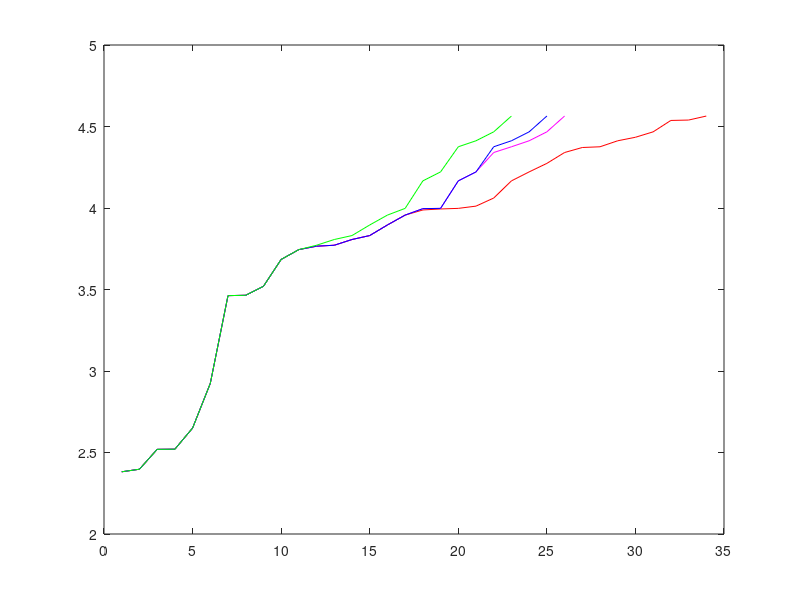

The MATLAB script that drew this image:
% e3d.m

E1 = [5.472165420912378,5.89673843845642,5.942419595627858,6.122469786078567,6.1452463623536975,6.153159337954719,6.26929224053188,6.286342826410929,6.3060500145396015,6.543051172873328,6.676905833453598,6.803409945739929,6.8389996882583075,6.918307050508485,6.950045891997793,6.98784599186518,6.989856039140608,6.992355757231447,6.995154820457655,7.0066108264404985,7.014228531734695,7.051310031640068,7.052629047078053,7.061914754582118,7.065019017133139,7.06768042026428,7.1038554502299744,7.106004406479319,7.120192429944426,7.131375346013605,7.134525417722118,7.140394853168747,7.172691647556028,7.193870386720022,7.2010105751611535,7.2892717772720514,7.329053168057759,7.353988002568272,7.364213391679671,7.414882394852006,7.447430013897891,7.453017489437596,7.51137652490059,7.524473452393892,7.543836261844858,7.568448260738734,7.574475873122028];

E2 = [2.5485262062466734,2.6822789259588573,3.044668357957198,3.1560728277311196,3.1797581334202163,3.1806957519276184,3.2119772055002334,3.216668155664512,3.228062780545109,3.2367990917370477,3.272278222827838,3.3151925824535717,3.334982673594367,3.355183204069002,3.380704061315502,3.3850029834151685,3.4073502768539963,3.4318102714162158,3.43637481375432,3.4422760800541887,3.455561036375199,3.462516866893521,3.4766741595529576,3.494627188377873,3.4969499504199373,3.5127421324026566,3.5186157314888535,3.529022512812556,3.5361629089027398,3.552867709574755,3.5735236594146143,3.5956034708287956,3.6408887177316367,3.6580405799981355,3.7050498875733795,3.736799638445344,3.7817847564033933,3.80186662263941,3.8215717293627436,3.8252432079568988,3.865558846531643,3.882842011921588,3.891997926752136,3.9172637548403055,3.983711928912688,4.055441320104423,4.069703696443232,4.077905105899075,4.088106196220352,4.155887795986767,4.157211944043261,4.161829833367393,4.177493740219079,4.275097930670716];

E3 = [2.414303268227437,2.802795384470353,3.089922434565129,3.2767679932046465,3.3294370907315507,3.364767766805623,3.401033146335699,3.4279864206406567,3.452138490654214,3.4596698959556194,3.4728881013548087,3.490231256515884,3.4942653801444217,3.4943332351351906,3.4975715043298954,3.5076944823092826,3.520547859890776,3.520960935880079,3.5261408759011004,3.5318127825649523,3.531817218118915,3.533411887998202,3.5368920522669183,3.5425620745867983,3.5476870820589066,3.571751218210978,3.577318657701883,3.5975428424711926,3.599626245900123,3.616323884025172,3.6295878632906096,3.6351506239698,3.6437857044140665,3.6508944604480265,3.651153717101004,3.6523818022654546,3.664120296407152,3.6642809392294695,3.6671427171432507,3.670378768964027,3.690847674839473,3.697468950934562,3.7000793584353247,3.7012904485387135,3.7086438230070526,3.7133784892000428,3.7351852706539876,3.737183619626384,3.747449666358974,3.7567161507731943,3.7663299826953365,3.7670211223082317,3.7687145475364097,3.771300308108857,3.773225086903919,3.781321093971913,3.7876658318824394,3.790885855795775,3.7971383440932653,3.809097662432997,3.8150579934444813,3.8914913005714324,3.905834001634866,3.920407764498753,3.930705599643203,3.936457923947197,3.9371382574848712,3.9373855678110137,3.947285869535002,3.949769491857756,4.003704950973492,4.05623109848706,4.118962017285376,4.141733713233603,4.178547473034035,4.1884879316116885,4.20870796898997,4.2224360202589235,4.222904385363375,4.236660422555058,4.258020022616272,4.30511533167835,4.466538758691585];

E4 = [2.6863974024299675,2.8078177901333086,2.820738911762224,2.8714069092779595,2.960492961032905,2.971306687853624,2.9827538183188738,3.0122136890727105,3.0155997031115986,3.0612224511689297,3.0616668722208136,3.0762895733024482,3.1136245702270218,3.1183302185453172,3.1380556358864258,3.1899277328593354,3.2551671924077406,3.28996201448523,3.340273477684664,3.354423462610282,3.393405235993322,3.41062862657225,3.4446429881096097,3.4656604664005646,3.4786349783896244,3.48002341480662,3.4817634250440905,3.48220048798253,3.4911202831317008,3.4920882608838157,3.492756264880336,3.4934267066390645,3.5087724702886125,3.5135185328149463,3.5181465556435527,3.5362037964857613,3.5377256022218675,3.539196172130842,3.5399709596513027,3.5426443762373125,3.55092403586356,3.5523349194031084,3.554353273873808,3.556293676040251,3.558287969269088,3.559162176828977,3.562383000919001,3.5640893369376667,3.5647440810374924,3.5666197513624054,3.5709331985041284,3.5724711971338596,3.5732521965276356,3.580925663769119,3.5836666700784106,3.594377187991671,3.5949606900009297,3.5953093704383825,3.5979782647021126,3.6005014689555144,3.6063371039414767,3.6070720567745993,3.613447736650291,3.6165330470293973,3.6201257828380067,3.6254032389641364,3.627897504250592,3.6295452996212463,3.638776427172535,3.648235936278966,3.6527812616849884,3.6612616117730457,3.6613767087077025,3.6800946730316335,3.70309940327173,3.7045673556149032,3.7075504804338024,3.721663007963225,3.726287242288505,3.727339425798128,3.749883672438979,3.7549313615815083,3.761603541034778,3.7994151259871423,3.8024080866471306,3.819014065565856,3.831258763453481,3.877760955592962,3.8899646321857024];



E1 = [2.381696180991286,2.3973997310859105,2.519390647835126,2.520313692531234,2.64985562905842,2.9237137216882387,3.46241048926554,3.4645249863226386,3.5195359544624387,3.6844361559731675,3.7447473080108886,3.765773152143849,3.7715600770250686,3.8067389010454096,3.8309581773951087,3.895902726302975,3.9565096573682688,3.988027928475759,3.994108005262073,3.997738977156203,4.011533587802666,4.061113749191968,4.1664406005962835,4.221494837551431,4.273689580023441,4.340438249452366,4.3711753389232975,4.375620393977153,4.4124431261309836,4.433956812567412,4.467223412878026,4.5371919829903185,4.539560527710425,4.5641008053460395];
E2 = [2.381696180991286,2.3973997310859105,2.519390647835126,2.520313692531234,2.64985562905842,2.9237137216882387,3.46241048926554,3.4645249863226386,3.5195359544624387,3.6844361559731675,3.7447473080108886,3.765773152143849,3.7715600770250686,3.8067389010454096,3.8309581773951087,3.895902726302975,3.9565096573682688,3.99605688170761,3.997738977156203,4.1664406005962835,4.221494837551431,4.340438249452366,4.375620393977153,4.4124431261309836,4.467223412878026,4.5641008053460395];
E3 = [2.381696180991286,2.3973997310859105,2.519390647835126,2.520313692531234,2.64985562905842,2.9237137216882387,3.46241048926554,3.4645249863226386,3.5195359544624387,3.6844361559731675,3.7447473080108886,3.765773152143849,3.7715600770250686,3.8067389010454096,3.8309581773951087,3.895902726302975,3.9565096573682688,3.99605688170761,3.997738977156203,4.1664406005962835,4.221494837551431,4.375620393977153,4.4124431261309836,4.467223412878026,4.5641008053460395];
E4 = [2.381696180991286,2.3973997310859105,2.519390647835126,2.520313692531234,2.64985562905842,2.9237137216882387,3.46241048926554,3.4645249863226386,3.5195359544624387,3.6844361559731675,3.7447473080108886,3.7715600770250686,3.8067389010454096,3.8309581773951087,3.895902726302975,3.9565096573682688,3.997738977156203,4.1664406005962835,4.221494837551431,4.375620393977153,4.4124431261309836,4.467223412878026,4.5641008053460395];

hold off;
plot( E1, 'r-' );
hold on;
plot( E2, 'm-' );
plot( E3, 'b-' );
plot( E4, 'g-' );
%plot( E5, 'k-' );



